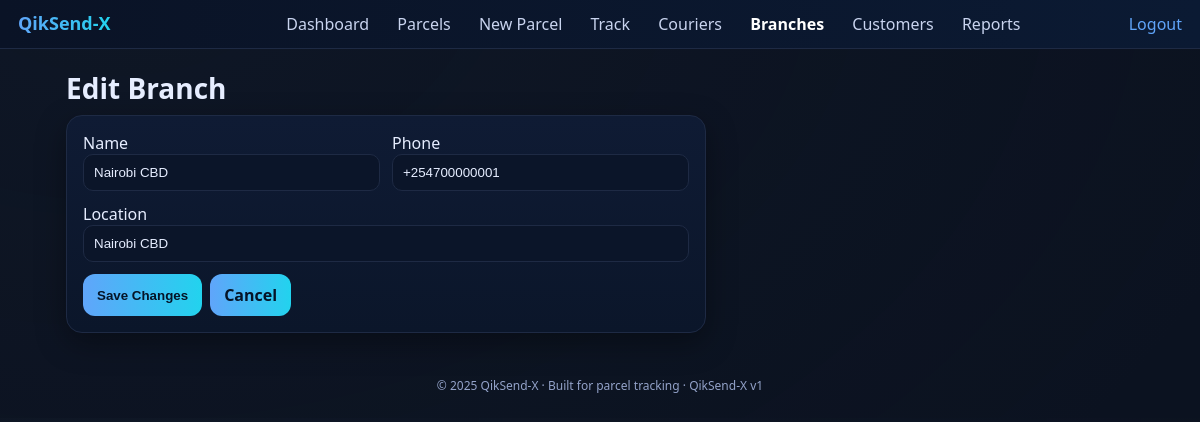
Screenshot of /branches/1/edit (signed in) with the database file from the repository.
### app.py (models this page shows)
class Branch(db.Model):
    id = db.Column(db.Integer, primary_key=True)
    name = db.Column(db.String(120), nullable=False, unique=True)
    phone = db.Column(db.String(50))
    location = db.Column(db.String(200), nullable=False)
    created_at = db.Column(db.String(32), default=lambda: now_str())

### app.py (the view, shortened to what this page needs)
@app.route("/branches/<int:id>/edit", methods=["GET", "POST"])
@login_required
def edit_branch(id):
    b = Branch.query.get_or_404(id)
    return render_template("branch_form.html", branch=b)

### app.py (called while the page is built)
def login_required(f):
    @wraps(f)
    def wrapper(*args, **kwargs):
        if not session.get("user"):
            return redirect(url_for("login"))
        return f(*args, **kwargs)
    return wrapper

### templates/branch_form.html (shortened to what this page needs)
{% extends "base.html" %}
{% block content %}
<h1 class="h1">{{ 'Edit' if branch else 'New' }} Branch</h1>
<form method="post" class="card" style="max-width:640px">
  <div class="form-grid">
    <div>
      <label>Name</label>
      <input class="input" name="name" value="{{ branch.name if branch else '' }}" required>
    </div>
    <div>
      <label>Phone</label>
      <input class="input" name="phone" value="{{ branch.phone if branch else '' }}" placeholder="+2547...">
    </div>
    <div style="grid-column:1 / -1">
      <label>Location</label>
      <input class="input" name="location" value="{{ branch.location if branch else '' }}" required placeholder="e.g. Nairobi CBD">
    </div>
  </div>
  <div style="margin-top:12px;display:flex;gap:8px">
    <button class="btn" type="submit">{{ 'Save Changes' if branch else 'Create Branch' }}</button>
    <a class="btn" href="{{ url_for('branches') }}">Cancel</a>
  </div>
</form>
{% endblock %}

### static/style.css (style rules this page uses)
:root { --bg:#0b1220;--panel:#0f1b34;--line:#1e2a44;--text:#e6edff;--brand:#60a5fa;--brand2:#22d3ee }
* { box-sizing:border-box }
body { margin:0;background:radial-gradient(1200px 800px at 10% -10%, #1e293b33, transparent),var(--bg);color:var(--text);font-family:system-ui,-apple-system,Segoe UI,Roboto,Arial }
a { color:var(--brand);text-decoration:none }
.card { background:linear-gradient(180deg,#0f1b34,#0b162a);border:1px solid var(--line);border-radius:16px;padding:16px;box-shadow:0 10px 30px rgba(0,0,0,.35) }
.h1 { font-size:28px;margin:10px 0 8px }
.form-grid { display:grid;grid-template-columns:1fr 1fr;gap:12px }
.input,select,textarea { width:100%;padding:10px;border-radius:10px;border:1px solid var(--line);background:#0b1529;color:var(--text) }
.btn { display:inline-block;padding:10px 14px;border-radius:12px;border:0;cursor:pointer;font-weight:700;color:#051427;background:linear-gradient(90deg,var(--brand),var(--brand2)) }

### rows the page displays
Branch: name "Nairobi CBD", phone "+254700000001", location "Nairobi CBD"

### other values shown
{{ 'Edit' if branch else 'New' }} "Edit"
{{ 'Save Changes' if branch else 'Create Branch' }} "Save Changes"
